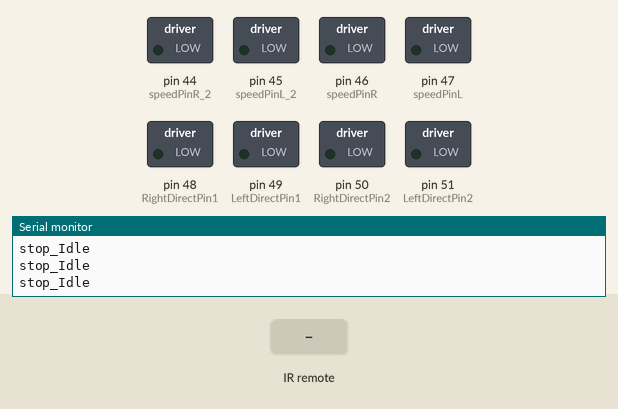
Simulated run of this sketch. Board: Arduino Mega 2560, built with avr-gcc and run on an emulated ATmega2560. Shown: switched loads named in the sketch (green lamp = pin HIGH), the last lines printed to the serial monitor. The test bench sets the inputs (shaded band).

Above: at 1.2 s.
1.3 s: infrared code 0x00FF18E7 received
At 2.4 s:
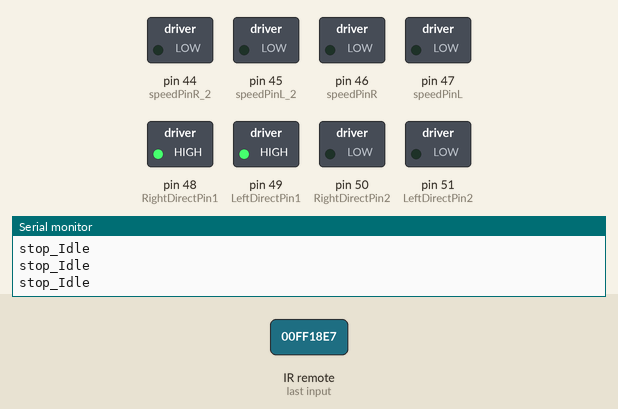
3.2 s: infrared code 0x00FF4AB5 received
At 4.7 s:
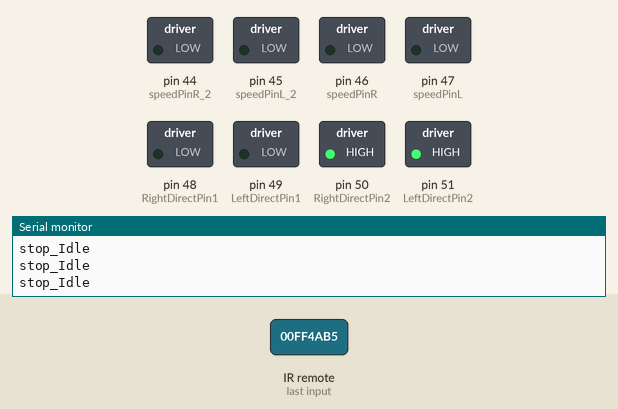
5.0 s: infrared code 0x00FF5AA5 received
At 6.4 s:
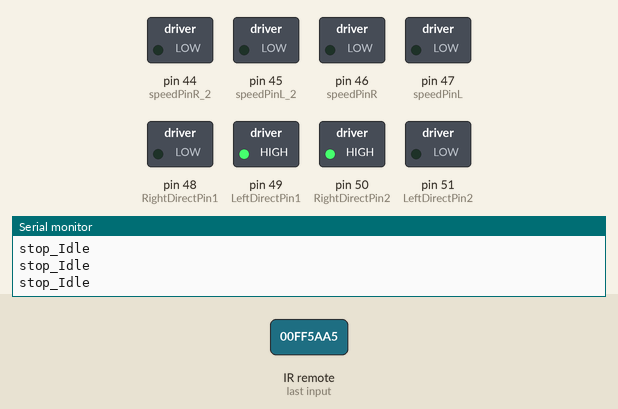
6.9 s: infrared code 0x00FF10EF received
At 7.8 s:
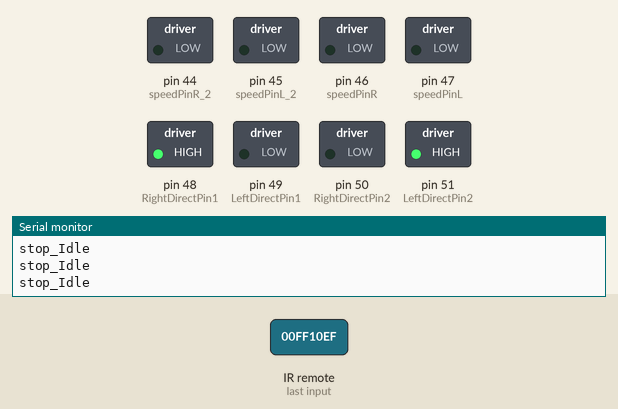
8.8 s: infrared code 0x00FF18E7 received
At 9.0 s:
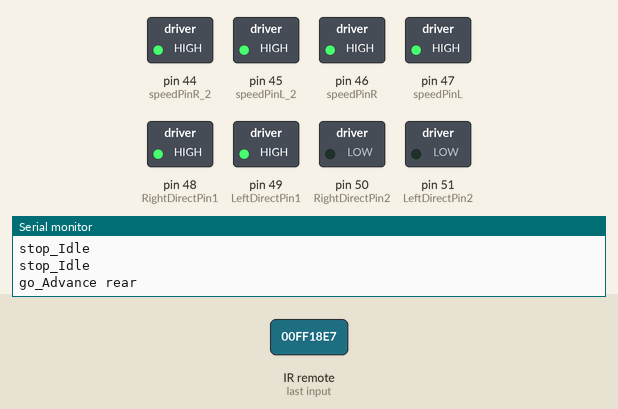
10.7 s: infrared code 0x00FF4AB5 received
At 10.9 s:
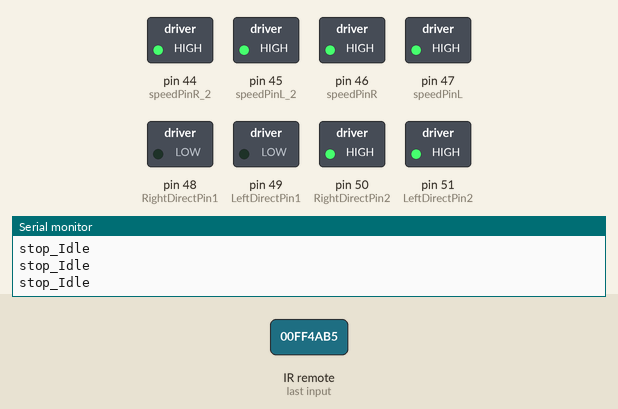
Timing chart, 0 to 13.6 s (numbered marks = the images above; inputs shaded):
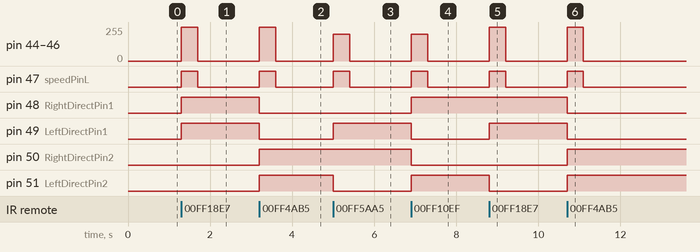

Measured:
- after the input at 1.3 s, pin 44 (speedPinR_2), pin 45 (speedPinL_2), pin 46 (speedPinR): 0/255 → 255/255 at once, → 0/255 0.40 s later; pin 47 (speedPinL): LOW → HIGH at once, → LOW 0.40 s later; pin 48 (RightDirectPin1), pin 49 (LeftDirectPin1): LOW → HIGH at once
- after the input at 3.2 s, pin 44 (speedPinR_2), pin 45 (speedPinL_2), pin 46 (speedPinR): 0/255 → 255/255 at once, → 0/255 0.40 s later; pin 47 (speedPinL): LOW → HIGH at once, → LOW 0.40 s later; pin 48 (RightDirectPin1), pin 49 (LeftDirectPin1): HIGH → LOW at once; pin 50 (RightDirectPin2), pin 51 (LeftDirectPin2): LOW → HIGH at once
- after the input at 5.0 s, pin 44 (speedPinR_2), pin 45 (speedPinL_2), pin 46 (speedPinR): 0/255 → 200/255 at once, → 0/255 0.40 s later; pin 47 (speedPinL): LOW → HIGH at once, → LOW 0.40 s later; pin 49 (LeftDirectPin1): LOW → HIGH at once; pin 51 (LeftDirectPin2): HIGH → LOW at once
- after the input at 6.9 s, pin 44 (speedPinR_2), pin 45 (speedPinL_2), pin 46 (speedPinR): 0/255 → 200/255 at once, → 0/255 0.40 s later; pin 47 (speedPinL): LOW → HIGH at once, → LOW 0.40 s later; pin 48 (RightDirectPin1), pin 51 (LeftDirectPin2): LOW → HIGH at once; pin 49 (LeftDirectPin1), pin 50 (RightDirectPin2): HIGH → LOW at once
- after the input at 8.8 s, pin 44 (speedPinR_2), pin 45 (speedPinL_2), pin 46 (speedPinR): 0/255 → 255/255 at once, → 0/255 0.40 s later; pin 47 (speedPinL): LOW → HIGH at once, → LOW 0.40 s later; pin 49 (LeftDirectPin1): LOW → HIGH at once; pin 51 (LeftDirectPin2): HIGH → LOW at once
- after the input at 10.7 s, pin 44 (speedPinR_2), pin 45 (speedPinL_2), pin 46 (speedPinR): 0/255 → 255/255 at once, → 0/255 0.40 s later; pin 47 (speedPinL): LOW → HIGH at once, → LOW 0.40 s later; pin 48 (RightDirectPin1), pin 49 (LeftDirectPin1): HIGH → LOW at once; pin 50 (RightDirectPin2), pin 51 (LeftDirectPin2): LOW → HIGH at once

The sketch:

U5-2A_IR_Remote_Control.ino
```cpp
// (licence header left out)
#include <IRremote.h>
#define IR_PIN    10 //IR receiver Signal pin connect to Arduino pin D2
 IRrecv IR(IR_PIN);  //   IRrecv object  IR get code from IR remoter
 decode_results IRresults;
#define speedPinR 46 // RIGHT PWM pin connect MODEL-X ENA, was 9
#define RightDirectPin1 48
#define RightDirectPin2 50
#define speedPinL 47 // Left PWM pin connect MODEL-X ENB, was 6
#define LeftDirectPin1 49
#define LeftDirectPin2 51

//#define speedPinR 9    //  RIGHT PWM pin connect MODEL-X ENA
//#define RightDirectPin1  12    //Right Motor direction pin 1 to MODEL-X IN1
//#define RightDirectPin2  11    //Right Motor direction pin 2 to MODEL-X IN2
//#define speedPinL 6    // Left PWM pin connect MODEL-X ENB
//#define LeftDirectPin1  7    //Left Motor direction pin 1 to MODEL-X IN3
//#define LeftDirectPin2  8   //Left Motor direction pin 1 to MODEL-X IN4

#define speedPinR_2 44 // RIGHT PWM pin connect MODEL-X ENA, was 9
#define RightDirectPin1_2 40 //Right Motor direction pin 1 to MODEL-X IN1, was 12
#define RightDirectPin2_2 42 //Right Motor direction pin 2 to MODEL-X IN2, was 11
#define speedPinL_2 45 // Left PWM pin connect MODEL-X ENB, was 6
#define LeftDirectPin1_2 41 //Left Motor direction pin 1 to MODEL-X IN3, was 7
#define LeftDirectPin2_2 43 //Left Motor direction pin 1 to MODEL-X IN4, was 8

//#define speedPinR_2 9 // RIGHT PWM pin connect MODEL-X ENA, was 9
//#define RightDirectPin1_2 12 //Right Motor direction pin 1 to MODEL-X IN1, was 12
//#define RightDirectPin2_2 11 //Right Motor direction pin 2 to MODEL-X IN2, was 11
//#define speedPinL_2 6 // Left PWM pin connect MODEL-X ENB, was 6
//#define LeftDirectPin1_2 7 //Left Motor direction pin 1 to MODEL-X IN3, was 7
//#define LeftDirectPin2_2 8 //Left Motor direction pin 1 to MODEL-X IN4, was 8


//Right Motor direction pin 1 to MODEL-X IN1, was 12
//Right Motor direction pin 2 to MODEL-X IN2, was 11
//Left Motor direction pin 1 to MODEL-X IN3, was 7

 #define IR_ADVANCE       0x00FF18E7       //code from IR controller "▲" button
 #define IR_BACK          0x00FF4AB5       //code from IR controller "▼" button
 #define IR_RIGHT         0x00FF5AA5       //code from IR controller ">" button
 #define IR_LEFT          0x00FF10EF       //code from IR controller "<" button
 #define IR_STOP          0x00FF38C7       //code from IR controller "OK" button
 #define IR_turnsmallleft 0x00FFB04F       //code from IR controller "#" button


enum DN
{
  GO_ADVANCE, //go forward
  GO_LEFT, //left turn
  GO_RIGHT,//right turn
  GO_BACK,//backward
  STOP_STOP,
  DEF
}Drive_Num=DEF;

bool stopFlag = true;//set stop flag
bool JogFlag = false;
uint16_t JogTimeCnt = 0;
uint32_t JogTime=0;
uint8_t motor_update_flag = 0;
/***************motor control***************/


void stop_Idle() //Stop but coast
{
Serial.println ("stop_Idle");
analogWrite(speedPinL,0); // front controller
analogWrite(speedPinR,0);
analogWrite(speedPinL_2,0);//back controller
analogWrite(speedPinR_2,0);
}

void go_Advance_R(void) //Forward, rear controller
{
Serial.println ("go_Advance rear");
digitalWrite(RightDirectPin1_2, HIGH);
digitalWrite(RightDirectPin2_2,LOW);
digitalWrite(LeftDirectPin1_2,HIGH);
digitalWrite(LeftDirectPin2_2,LOW);
analogWrite(speedPinL_2,255);
analogWrite(speedPinR_2,255);
}
void go_Advance(void)  //Forward
{
  digitalWrite(RightDirectPin1, HIGH);
  digitalWrite(RightDirectPin2,LOW);
  digitalWrite(LeftDirectPin1,HIGH);
  digitalWrite(LeftDirectPin2,LOW);
  analogWrite(speedPinL,255);
  analogWrite(speedPinR,255);
}

void go_Left_R(void)  //Turn left
{
  digitalWrite(RightDirectPin1_2, HIGH);
  digitalWrite(RightDirectPin2_2,LOW);
  digitalWrite(LeftDirectPin1_2,LOW);
  digitalWrite(LeftDirectPin2_2,HIGH);
  analogWrite(speedPinL_2,200);
  analogWrite(speedPinR_2,200);

}
void go_Left(void)  //Turn left
{
  digitalWrite(RightDirectPin1, HIGH);
  digitalWrite(RightDirectPin2,LOW);
  digitalWrite(LeftDirectPin1,LOW);
  digitalWrite(LeftDirectPin2,HIGH);
  analogWrite(speedPinL,200);
  analogWrite(speedPinR,200);

}

void go_Right_R(void)  //Turn right
{
  digitalWrite(RightDirectPin1_2, LOW);
  digitalWrite(RightDirectPin2_2,HIGH);
  digitalWrite(LeftDirectPin1_2,HIGH);
  digitalWrite(LeftDirectPin2_2,LOW);
  analogWrite(speedPinL_2,200);
  analogWrite(speedPinR_2,200);

}
void go_Right()  //Turn right
{
  digitalWrite(RightDirectPin1, LOW);
  digitalWrite(RightDirectPin2,HIGH);
  digitalWrite(LeftDirectPin1,HIGH);
  digitalWrite(LeftDirectPin2,LOW);
  analogWrite(speedPinL,200);
  analogWrite(speedPinR,200);

}

void go_Back_R()  //Reverse
{
  digitalWrite(RightDirectPin1_2, LOW);
  digitalWrite(RightDirectPin2_2,HIGH);
  digitalWrite(LeftDirectPin1_2,LOW);
  digitalWrite(LeftDirectPin2_2,HIGH);
  analogWrite(speedPinL_2,255);
  analogWrite(speedPinR_2,255);

}
void go_Back()  //Reverse
{
  digitalWrite(RightDirectPin1, LOW);
  digitalWrite(RightDirectPin2,HIGH);
  digitalWrite(LeftDirectPin1,LOW);
  digitalWrite(LeftDirectPin2,HIGH);
  analogWrite(speedPinL,255);
  analogWrite(speedPinR,255);

}

void stop_Stop()    //Stop
{
  digitalWrite(RightDirectPin1, LOW);
  digitalWrite(RightDirectPin2,LOW);
  digitalWrite(LeftDirectPin1,LOW);
  digitalWrite(LeftDirectPin2,LOW);
}

/**************detect IR code***************/
void do_IR_Tick()
{
  if(IR.decode(&IRresults))
  {
    if(IRresults.value==IR_ADVANCE)
    {
      Drive_Num=GO_ADVANCE;
    }
    else if(IRresults.value==IR_RIGHT)
    {
       Drive_Num=GO_RIGHT;
    }
    else if(IRresults.value==IR_LEFT)
    {
       Drive_Num=GO_LEFT;
    }
    else if(IRresults.value==IR_BACK)
    {
        Drive_Num=GO_BACK;
    }
    else if(IRresults.value==IR_STOP)
    {
        Drive_Num=STOP_STOP;
    }
    IRresults.value = 0;
    IR.resume();
  }
}

/**************car control**************/
void do_Drive_Tick()
{
    switch (Drive_Num)
    {
      case GO_ADVANCE:go_Advance();go_Advance_R();JogFlag = true;JogTimeCnt = 1;JogTime=millis();break;//if GO_ADVANCE code is detected, then go advance
      case GO_LEFT: go_Left();go_Left_R();JogFlag = true;JogTimeCnt = 1;JogTime=millis();break;//if GO_LEFT code is detected, then turn left
      case GO_RIGHT:  go_Right();go_Right_R();JogFlag = true;JogTimeCnt = 1;JogTime=millis();break;//if GO_RIGHT code is detected, then turn right
      case GO_BACK: go_Back();go_Back_R();JogFlag = true;JogTimeCnt = 1;JogTime=millis();break;//if GO_BACK code is detected, then backward
      case STOP_STOP: stop_Idle();JogTime = 0;break;//stop coast
      default:break;
    }
    Drive_Num=DEF;
   //keep current moving mode for  200 millis seconds
    if(millis()-JogTime>=200)
    {
      JogTime=millis();
      if(JogFlag == true)
      {
        stopFlag = false;
        if(JogTimeCnt <= 0)
        {
          JogFlag = false; stopFlag = true;
        }
        JogTimeCnt--;
      }
      if(stopFlag == true)
      {
        JogTimeCnt=0;
        //stop_Stop();
        stop_Idle(); // coast
      }
    }
}

void setup()
{
  Serial.begin(9600);
while(!Serial)
{
}
;
Serial.println ("Testing IR receiver driving");
  pinMode(RightDirectPin1, OUTPUT);
  pinMode(RightDirectPin2, OUTPUT);
  pinMode(speedPinL, OUTPUT);
  pinMode(LeftDirectPin1, OUTPUT);
  pinMode(LeftDirectPin2, OUTPUT);
  pinMode(speedPinR, OUTPUT);
  stop_Stop();

  pinMode(IR_PIN, INPUT);
  digitalWrite(IR_PIN, HIGH);
  IR.enableIRIn();
}


void loop()
{
  do_IR_Tick();
  do_Drive_Tick();
}
```
